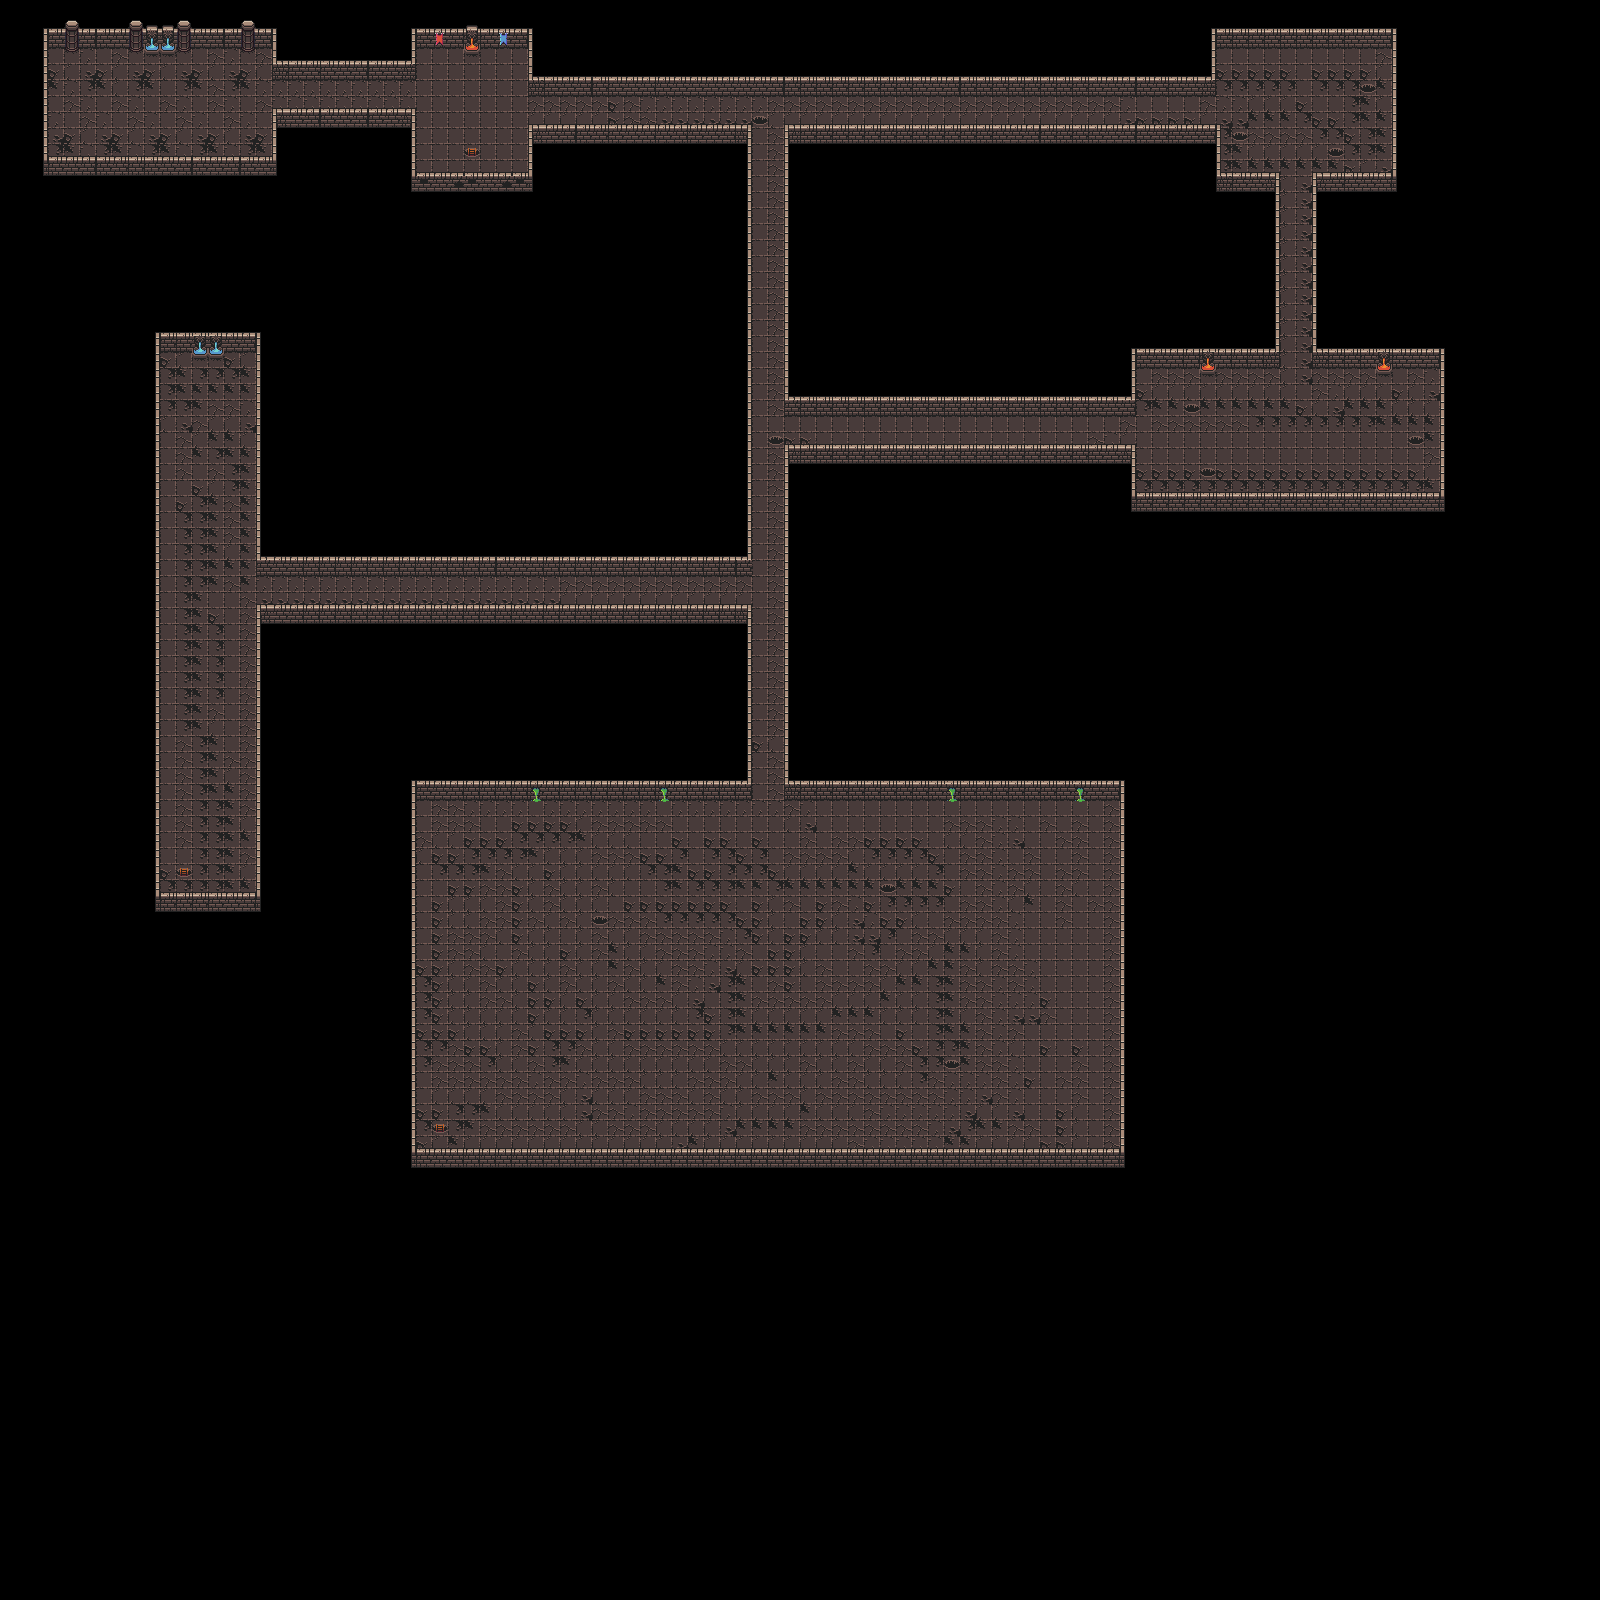

The image is a tile-based game level rendered from a .tmx file. Its description and source (layers, tilesets, objects; grid data summarised) follow:
An orthogonal 100x100 tile map with 16x16 px tiles, 5 tile layers (Ground, NewInstance, Spikes, Walls, ...) and 75 objects.

<map version="1.9" tiledversion="1.9.2" orientation="orthogonal" renderorder="right-down" width="100" height="100" tilewidth="16" tileheight="16" infinite="0" nextlayerid="9" nextobjectid="135">
 <editorsettings>
  <export target="mapa0.json" format="json" />
 </editorsettings>
 <tileset firstgid="1" name="dungeon" tilewidth="16" tileheight="16" tilecount="1024" columns="32">
  <image source="0x72_DungeonTilesetII_v1.4.png" width="512" height="512" />
  <tile id="1">
   <properties>
    <property name="collide" type="bool" value="false" />
   </properties>
  </tile>
  <tile id="2">
   <properties>
    <property name="collide" type="bool" value="false" />
   </properties>
  </tile>
  <tile id="3">
   <properties>
    <property name="collide" type="bool" value="false" />
   </properties>
  </tile>
  <tile id="4">
   <properties>
    <property name="collide" type="bool" value="true" />
   </properties>
  </tile>
  <tile id="5">
   <properties>
    <property name="collide" type="bool" value="true" />
   </properties>
  </tile>
  <tile id="6">
   <properties>
    <property name="collide" type="bool" value="true" />
   </properties>
  </tile>
  <tile id="33">
   <properties>
    <property name="collide" type="bool" value="true" />
   </properties>
  </tile>
  <tile id="34">
   <properties>
    <property name="collide" type="bool" value="true" />
   </properties>
  </tile>
  <tile id="35">
   <properties>
    <property name="collide" type="bool" value="true" />
   </properties>
  </tile>
  <tile id="36">
   <properties>
    <property name="collide" type="bool" value="true" />
   </properties>
   <animation>
    <frame tileid="36" duration="100" />
    <frame tileid="37" duration="100" />
    <frame tileid="38" duration="100" />
   </animation>
  </tile>
  <tile id="37">
   <properties>
    <property name="collide" type="bool" value="true" />
   </properties>
  </tile>
  <tile id="38">
   <properties>
    <property name="collide" type="bool" value="true" />
   </properties>
  </tile>
  <tile id="65">
   <properties>
    <property name="collide" type="bool" value="true" />
   </properties>
  </tile>
  <tile id="66">
   <properties>
    <property name="collide" type="bool" value="true" />
   </properties>
  </tile>
  <tile id="67">
   <properties>
    <property name="collide" type="bool" value="true" />
   </properties>
  </tile>
  <tile id="68">
   <properties>
    <property name="collide" type="bool" value="false" />
   </properties>
   <animation>
    <frame tileid="68" duration="100" />
    <frame tileid="69" duration="100" />
    <frame tileid="70" duration="100" />
   </animation>
  </tile>
  <tile id="69">
   <properties>
    <property name="collide" type="bool" value="false" />
   </properties>
  </tile>
  <tile id="70">
   <properties>
    <property name="collide" type="bool" value="false" />
   </properties>
  </tile>
  <tile id="97">
   <properties>
    <property name="collide" type="bool" value="true" />
   </properties>
  </tile>
  <tile id="98">
   <properties>
    <property name="collide" type="bool" value="true" />
   </properties>
  </tile>
  <tile id="99">
   <properties>
    <property name="collide" type="bool" value="true" />
   </properties>
  </tile>
  <tile id="100">
   <properties>
    <property name="collide" type="bool" value="true" />
   </properties>
   <animation>
    <frame tileid="100" duration="100" />
    <frame tileid="101" duration="100" />
    <frame tileid="102" duration="100" />
   </animation>
  </tile>
  <tile id="101">
   <properties>
    <property name="collide" type="bool" value="true" />
   </properties>
  </tile>
  <tile id="102">
   <properties>
    <property name="collide" type="bool" value="true" />
   </properties>
  </tile>
  <tile id="129">
   <properties>
    <property name="collide" type="bool" value="false" />
   </properties>
  </tile>
  <tile id="130">
   <properties>
    <property name="collide" type="bool" value="false" />
   </properties>
  </tile>
  <tile id="131">
   <properties>
    <property name="collide" type="bool" value="false" />
   </properties>
  </tile>
  <tile id="132">
   <properties>
    <property name="collide" type="bool" value="false" />
   </properties>
   <animation>
    <frame tileid="132" duration="100" />
    <frame tileid="133" duration="100" />
    <frame tileid="134" duration="100" />
   </animation>
  </tile>
  <tile id="133">
   <properties>
    <property name="collide" type="bool" value="false" />
   </properties>
  </tile>
  <tile id="134">
   <properties>
    <property name="collide" type="bool" value="false" />
   </properties>
  </tile>
  <tile id="161">
   <properties>
    <property name="collide" type="bool" value="false" />
   </properties>
  </tile>
  <tile id="162">
   <properties>
    <property name="collide" type="bool" value="false" />
   </properties>
  </tile>
  <tile id="163">
   <properties>
    <property name="collide" type="bool" value="false" />
   </properties>
  </tile>
  <tile id="164">
   <properties>
    <property name="collide" type="bool" value="true" />
   </properties>
  </tile>
  <tile id="165">
   <properties>
    <property name="collide" type="bool" value="true" />
   </properties>
  </tile>
  <tile id="166">
   <properties>
    <property name="collide" type="bool" value="true" />
   </properties>
  </tile>
  <tile id="193">
   <properties>
    <property name="collide" type="bool" value="false" />
   </properties>
  </tile>
  <tile id="194">
   <properties>
    <property name="collide" type="bool" value="false" />
   </properties>
  </tile>
  <tile id="195">
   <properties>
    <property name="collide" type="bool" value="false" />
    <property name="newInstance" type="bool" value="true" />
   </properties>
  </tile>
  <tile id="196">
   <properties>
    <property name="collide" type="bool" value="false" />
   </properties>
  </tile>
  <tile id="197">
   <properties>
    <property name="collide" type="bool" value="true" />
   </properties>
  </tile>
  <tile id="198">
   <properties>
    <property name="collide" type="bool" value="true" />
   </properties>
  </tile>
  <tile id="224">
   <properties>
    <property name="collide" type="bool" value="false" />
   </properties>
  </tile>
  <tile id="225">
   <properties>
    <property name="collide" type="bool" value="false" />
   </properties>
  </tile>
  <tile id="226">
   <properties>
    <property name="collide" type="bool" value="false" />
   </properties>
  </tile>
  <tile id="227">
   <properties>
    <property name="collide" type="bool" value="false" />
   </properties>
  </tile>
  <tile id="228">
   <properties>
    <property name="collide" type="bool" value="false" />
   </properties>
  </tile>
  <tile id="229">
   <properties>
    <property name="collide" type="bool" value="false" />
   </properties>
  </tile>
  <tile id="230">
   <properties>
    <property name="collide" type="bool" value="false" />
   </properties>
  </tile>
  <tile id="256">
   <properties>
    <property name="collide" type="bool" value="true" />
   </properties>
  </tile>
  <tile id="257">
   <properties>
    <property name="collide" type="bool" value="true" />
   </properties>
  </tile>
  <tile id="258">
   <properties>
    <property name="collide" type="bool" value="true" />
   </properties>
  </tile>
  <tile id="259">
   <properties>
    <property name="collide" type="bool" value="true" />
   </properties>
  </tile>
  <tile id="260">
   <properties>
    <property name="collide" type="bool" value="true" />
   </properties>
  </tile>
  <tile id="261">
   <properties>
    <property name="collide" type="bool" value="true" />
   </properties>
  </tile>
  <tile id="262">
   <properties>
    <property name="collide" type="bool" value="false" />
   </properties>
  </tile>
  <tile id="288">
   <properties>
    <property name="collide" type="bool" value="true" />
   </properties>
  </tile>
  <tile id="289">
   <properties>
    <property name="collide" type="bool" value="true" />
   </properties>
  </tile>
  <tile id="290">
   <properties>
    <property name="collide" type="bool" value="true" />
   </properties>
  </tile>
  <tile id="291">
   <properties>
    <property name="collide" type="bool" value="true" />
   </properties>
  </tile>
  <tile id="292">
   <properties>
    <property name="collide" type="bool" value="true" />
   </properties>
  </tile>
  <tile id="293">
   <properties>
    <property name="collide" type="bool" value="true" />
   </properties>
  </tile>
  <tile id="294">
   <properties>
    <property name="collide" type="bool" value="false" />
    <property name="newInstance" type="bool" value="true" />
   </properties>
  </tile>
  <tile id="321">
   <properties>
    <property name="collide" type="bool" value="false" />
   </properties>
  </tile>
  <tile id="322">
   <properties>
    <property name="collide" type="bool" value="true" />
   </properties>
  </tile>
  <tile id="323">
   <properties>
    <property name="collide" type="bool" value="true" />
   </properties>
  </tile>
  <tile id="324">
   <properties>
    <property name="collide" type="bool" value="false" />
   </properties>
  </tile>
  <tile id="325">
   <properties>
    <property name="collide" type="bool" value="false" />
   </properties>
  </tile>
  <tile id="326">
   <properties>
    <property name="collide" type="bool" value="false" />
   </properties>
  </tile>
  <tile id="353">
   <properties>
    <property name="collide" type="bool" value="false" />
   </properties>
  </tile>
  <tile id="354">
   <properties>
    <property name="collide" type="bool" value="false" />
   </properties>
  </tile>
  <tile id="355">
   <properties>
    <property name="collide" type="bool" value="false" />
   </properties>
  </tile>
  <tile id="356">
   <properties>
    <property name="collide" type="bool" value="false" />
   </properties>
  </tile>
  <tile id="357">
   <properties>
    <property name="collide" type="bool" value="false" />
   </properties>
  </tile>
  <tile id="358">
   <properties>
    <property name="collide" type="bool" value="false" />
   </properties>
  </tile>
  <tile id="385">
   <properties>
    <property name="collide" type="bool" value="false" />
   </properties>
  </tile>
  <tile id="386">
   <properties>
    <property name="collide" type="bool" value="false" />
   </properties>
  </tile>
  <tile id="387">
   <properties>
    <property name="collide" type="bool" value="false" />
   </properties>
  </tile>
  <tile id="388">
   <properties>
    <property name="collide" type="bool" value="false" />
   </properties>
  </tile>
  <tile id="389">
   <properties>
    <property name="collide" type="bool" value="false" />
   </properties>
  </tile>
  <tile id="390">
   <properties>
    <property name="collide" type="bool" value="false" />
   </properties>
  </tile>
  <tile id="417">
   <properties>
    <property name="collide" type="bool" value="false" />
   </properties>
  </tile>
  <tile id="418">
   <properties>
    <property name="collide" type="bool" value="false" />
   </properties>
  </tile>
  <tile id="419">
   <properties>
    <property name="collide" type="bool" value="false" />
   </properties>
  </tile>
  <tile id="420">
   <properties>
    <property name="collide" type="bool" value="false" />
   </properties>
  </tile>
  <tile id="421">
   <properties>
    <property name="collide" type="bool" value="false" />
   </properties>
  </tile>
  <tile id="422">
   <properties>
    <property name="collide" type="bool" value="false" />
   </properties>
  </tile>
  <tile id="449">
   <properties>
    <property name="collide" type="bool" value="false" />
   </properties>
  </tile>
  <tile id="450">
   <properties>
    <property name="collide" type="bool" value="false" />
   </properties>
  </tile>
  <tile id="451">
   <properties>
    <property name="collide" type="bool" value="false" />
   </properties>
  </tile>
  <tile id="452">
   <properties>
    <property name="collide" type="bool" value="false" />
   </properties>
  </tile>
  <tile id="453">
   <properties>
    <property name="collide" type="bool" value="false" />
   </properties>
  </tile>
  <tile id="454">
   <properties>
    <property name="collide" type="bool" value="false" />
   </properties>
  </tile>
  <tile id="481">
   <properties>
    <property name="collide" type="bool" value="true" />
   </properties>
  </tile>
  <tile id="482">
   <properties>
    <property name="collide" type="bool" value="true" />
   </properties>
  </tile>
  <tile id="483">
   <properties>
    <property name="collide" type="bool" value="true" />
   </properties>
  </tile>
  <tile id="484">
   <properties>
    <property name="collide" type="bool" value="true" />
   </properties>
  </tile>
  <tile id="485">
   <properties>
    <property name="collide" type="bool" value="false" />
   </properties>
  </tile>
  <tile id="486">
   <properties>
    <property name="collide" type="bool" value="false" />
   </properties>
  </tile>
 </tileset>
 <layer id="2" name="Ground" width="100" height="100">
  <data>[10000 cells, 1928 non-empty, 8 distinct tile ids]</data>
 </layer>
 <layer id="6" name="NewInstance" width="100" height="100">
  <data>[10000 cells, 19 non-empty, 3 distinct tile ids]</data>
 </layer>
 <layer id="7" name="Spikes" width="100" height="100">
  <data>[10000 cells, 0 non-empty, 0 distinct tile ids]</data>
 </layer>
 <layer id="1" name="Walls" width="100" height="100">
  <data>[10000 cells, 1120 non-empty, 38 distinct tile ids]</data>
 </layer>
 <objectgroup id="4" name="Hitbox">
  <object id="7" x="43" y="165.667" width="233" height="7.33333" />
  <object id="12" x="43.8333" y="46.3333" width="231.833" height="5" />
  <object id="13" x="275.758" y="72.2424" width="135.636" height="4.33333" />
  <object id="14" x="411.303" y="72.2727" width="4.33333" height="27.3333" />
  <object id="15" x="272.333" y="116.667" width="142.667" height="4.66667" />
  <object id="16" x="411.22" y="184.023" width="4.66667" height="67.6667" />
  <object id="17" x="410.917" y="47.6667" width="121" height="4.25" />
  <object id="18" x="411" y="186.75" width="121.75" height="5" />
  <object id="28" x="463.667" y="52" width="16" height="7.66667" />
  <object id="30" x="144" y="51" width="31.6667" height="8.33333" />
  <object id="78" x="532" y="89.3333" width="678.667" height="4.66667" />
  <object id="79" x="532.667" y="132.667" width="214.667" height="6" />
  <object id="80" x="788.667" y="133.333" width="430" height="6" />
  <object id="86" x="1216" y="178.667" width="4.66667" height="50" />
  <object id="87" x="1222" y="180" width="53.3333" height="4" />
  <object id="90" x="1216.67" y="43.3333" width="176" height="8" />
  <object id="91" x="1209.33" y="89.3333" width="5.33333" height="46.6667" />
  <object id="92" x="1316" y="179.333" width="75.3333" height="4" />
  <object id="93" x="1391.33" y="176" width="5.33333" height="134.667" />
  <object id="94" x="528.667" y="186.667" width="4" height="58" />
  <object id="95" x="528.667" y="85.3333" width="3.33333" height="38" />
  <object id="96" x="1274.67" y="364.667" width="4.66667" height="185.333" />
  <object id="97" x="1197.33" y="371.333" width="20.6667" height="10" />
  <object id="98" x="1375.33" y="371.333" width="17.3333" height="8.66667" />
  <object id="99" x="1135.33" y="365.333" width="142.667" height="4.66667" />
  <object id="100" x="1312.67" y="364.667" width="127.333" height="6" />
  <object id="102" x="1312.67" y="364" width="4.66667" height="188" />
  <object id="103" x="1136" y="500" width="304" height="2.66667" />
  <object id="104" x="1440.67" y="492.667" width="4.66667" height="148" />
  <object id="106" x="1131.33" y="399.333" width="4" height="52.6667" />
  <object id="107" x="1130.67" y="499.333" width="4.66667" height="51.3333" />
  <object id="108" x="785.333" y="406.667" width="3.33333" height="276" />
  <object id="109" x="785.333" y="410" width="346" height="6" />
  <object id="110" x="788" y="452" width="342.667" height="4.66667" />
  <object id="112" x="746.667" y="565.333" width="4.66667" height="435.333" />
  <object id="113" x="192.667" y="358" width="32.6667" height="9.33333" />
  <object id="114" x="160" y="352" width="96" height="5.33333" />
  <object id="115" x="160.667" y="902.667" width="95.3333" height="5.33333" />
  <object id="117" x="155.333" y="898" width="4.66667" height="563.333" />
  <object id="118" x="256" y="901.333" width="4" height="292.667" />
  <object id="119" x="257.333" y="566" width="3.33333" height="228.667" />
  <object id="120" x="259.334" y="570" width="491.333" height="5.33333" />
  <object id="121" x="260" y="612" width="486" height="6.66667" />
  <object id="123" x="416.667" y="1156.67" width="703.333" height="6" />
  <object id="124" x="411.333" y="1152" width="4.66667" height="372" />
  <object id="126" x="1118.67" y="1152" width="6" height="374.667" />
  <object id="127" x="416" y="794.667" width="334.667" height="6" />
  <object id="128" x="785.333" y="794" width="334" height="5.33333" />
  <object id="130" x="784.667" y="789.333" width="4.66667" height="340" />
  <object id="131" x="746.667" y="790" width="5.33333" height="179.333" />
  <object id="132" x="42.6667" y="160.667" width="4" height="146.667" />
  <object id="133" x="273.333" y="72" width="4" height="26" />
  <object id="134" x="272" y="172.667" width="4.66667" height="57.3333" />
 </objectgroup>
 <layer id="3" name="Furnitures" width="100" height="100">
  <data>[10000 cells, 0 non-empty, 0 distinct tile ids]</data>
 </layer>
 <objectgroup id="8" name="ogre">
  <object id="55" gid="683" x="493.167" y="82.8333" width="16" height="16" />
  <object id="56" gid="683" x="445.167" y="156.167" width="16" height="16" />
  <object id="58" gid="681" x="67.3333" y="90" width="16" height="16" />
  <object id="59" gid="681" x="232.667" y="139.333" width="16" height="16" />
  <object id="60" gid="683" x="501.333" y="877.333" width="16" height="16" />
  <object id="61" gid="683" x="509.333" y="1083.33" width="16" height="16" />
  <object id="62" gid="683" x="634" y="897.333" width="16" height="16" />
  <object id="63" gid="683" x="911.333" y="1098.67" width="16" height="16" />
  <object id="64" gid="683" x="960" y="919" width="16" height="16" />
  <object id="65" gid="683" x="631" y="1105" width="16" height="16" />
  <object id="66" gid="683" x="522" y="979" width="16" height="16" />
  <object id="67" gid="683" x="1010" y="1029" width="16" height="16" />
  <object id="68" gid="683" x="1045.67" y="864.333" width="16" height="16" />
  <object id="69" gid="683" x="1060" y="1112" width="16" height="16" />
  <object id="70" gid="683" x="894" y="864" width="16" height="16" />
  <object id="71" gid="683" x="759" y="1103" width="16" height="16" />
  <object id="72" gid="683" x="178" y="391" width="16" height="16" />
  <object id="73" gid="683" x="224" y="395" width="16" height="16" />
  <object id="74" gid="683" x="179" y="867" width="16" height="16" />
  <object id="75" gid="683" x="210" y="871" width="16" height="16" />
  <object id="76" gid="683" x="1258" y="460" width="16" height="16" />
  <object id="77" gid="683" x="1304" y="106" width="16" height="16" />
 </objectgroup>
</map>
